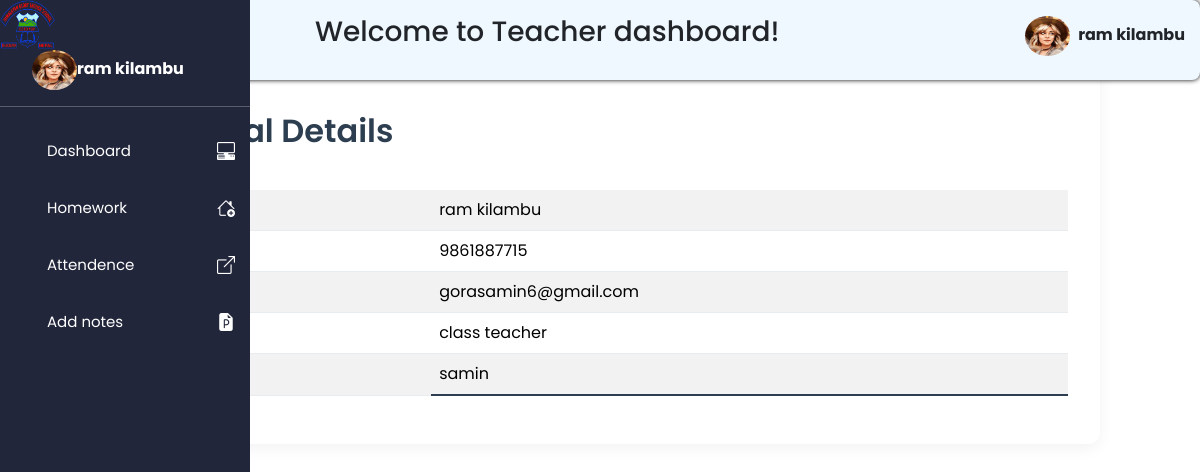
Page /user/teachers/profile.php (signed in) on the committed database.
### tables this page shows
CREATE TABLE `teachers` (
  `T_id` int(11) NOT NULL AUTO_INCREMENT,
  `Name` varchar(255) NOT NULL,
  `Contact` varchar(20) NOT NULL,
  `Email` varchar(255) NOT NULL,
  `subject` varchar(255) NOT NULL,
  `Role` varchar(50) NOT NULL,
  `username` varchar(255) NOT NULL,
  `password` varchar(255) NOT NULL,
  `image` varchar(255) DEFAULT NULL,
  PRIMARY KEY (`T_id`)
);

### user/teachers/profile.php (the view, shortened to what this page needs)
<?php
include_once('../../connection.php');
?>
<!DOCTYPE html>
<html lang="en">
<head>
    <link rel="stylesheet" href="/studentmgt/admin/css/add-students.css">
</head>
<body>
    <?php include'includes/sidebar.php';?>
      <div class="table-data">
    <h2>Personal Details</h2>
    <?php
    $sql="SELECT * from teachers where T_id=$id";
    $result=mysqli_query($conn,$sql);
    $row=mysqli_fetch_assoc($result);
    $name=$row['Name'];
    $contact=$row['Contact'];
    $email=$row['Email'];
    $role=$row['Role'];
    $username=$row['username'];
    ?>
          <table  class="table table-striped">
        <tr>
            <th>Name</th> <?php echo'<td>'.$name.'</td>' ?>
        </tr>
        <tr>
            <th>Contact</th><?php echo'<td>'.$contact.'</td> '?>
        </tr>
        <tr>
            <th>Email</th><?php echo '<td>'.$email.'</td>'?>
        </tr>
        <tr>
            <th>Role</th><?php echo '<td>'.$role.'</td>'?>
        </tr>
        <tr>
            <th>Username</th><?php echo '<td>'.$username.'</td>'?>
        </tr>
    </table>
    </div>
</body>
</html>

### user/teachers/includes/sidebar.php (shortened to what this page needs)
<?php
include '../../connection.php';
$id=$_SESSION['teacher_id'];
?>
<!DOCTYPE html>
<html lang="en">
<head>
  <link rel="stylesheet" href="/studentmgt/user/teachers/css/style.css">
   <link rel="stylesheet" href="/studentmgt/css/bootstrap.min.css">
    <link rel="stylesheet" href="/studentmgt/css/bootstrap-icons.min.css">
</head>
<body>
<header>
   <?php
  $sql="SELECT * from teachers where T_id=$id";
  $result=mysqli_query($conn,$sql);
  while($row=mysqli_fetch_assoc($result)){
   $name=$row['Name'];
  if(!empty($row['image'])){
  $img = '../../admin/'.$row['image'];
  }
  }
  ?>
  <div class="head">
    <h3>Welcome to Teacher dashboard!</h3>
    <div >
    <img id="profile" class="profile-img" src="<?php echo "$img" ?>"><strong><?php echo $name ?> </strong>
    </div>
  </div>
</header>
<aside id="sidebar">
  <div class="head">
   <img src="../../images/logo.png" alt="" class="logo">
  </div>
  <div class="profile">
    <img class="profile-img" src="<?php echo "$img"?>"><strong><?php echo $name ?> </strong>
 </div>
 <hr>
  <div class="sidebar-link">
  <ul>
  <li><a href="dashboard.php">Dashboard</a><i class="bi bi-pc-display-horizontal"></i></li>
       <li id="homework">
        <a href="">Homework</a><i class="bi bi-house-add"></i></i></li>
        <li><a href="attendence.php">Attendence</a><i class="bi bi-box-arrow-up-right"></i></li>
        <li><a href="notes.php">Add notes</a><i class="bi bi-file-earmark-ppt-fill"></i></li>
  </ul>
  </div>
</aside>
</body>
</html>

### admin/css/add-students.css (style rules this page uses)
:root { --primary: #2c3e50; --secondary: #34495e; --accent: #3498db; --success: #2ecc71; --danger: #e74c3c; --light: #f8f9fa; --dark: #343a40; --border-color: #e9ecef; --shadow: 0 5px 15px rgba(0, 0, 0, 0.05); }
* { padding: 0; margin: 0; box-sizing: border-box; font-family: 'Poppins', sans-serif; }
body { background-color: #f4f6f9; color: var(--dark); }
.add-students h2, .add-teacher h2, .add-class h2, .add-notice h2, .add-result h2, .add-homework h2, .table-data h2 { color: var(--primary); margin-bottom: 2rem; font-weight: 600; position: relative; padding-bottom: 0.5rem; }
.add-students h2::after, .add-teacher h2::after, .add-class h2::after, .add-notice h2::after, .table-data h2::after { content: ''; position: absolute; bottom: 0; left: 50%; transform: translateX(-50%); width: 60px; height: 3px; background: var(--accent); border-radius: 2px; }
.table-data h2 { margin-top: 80px; text-align: left; }
.table-data h2::after { left: 0; transform: none; }
.table-data { background: white; padding: 2em; border-radius: 12px; box-shadow: var(--shadow); margin:0 auto; max-width:1000px; width: 100%; }
.table { margin:2em auto ; overflow-x: auto; overflow-y: auto; }
table { width: 100%; border-collapse: collapse; margin-top: 1rem; }
table th, table td { padding: 1rem; border-bottom: 1px solid var(--border-color); }
table tbody tr { transition: all 0.2s ease; }
table tbody tr:last-of-type td { border-bottom: 2px solid var(--primary); }

### user/teachers/css/style.css (style rules this page uses)
* { padding: 0px; margin: 0px; box-sizing: 0px; }
header { background-color: aliceblue; height: 5em; width: 100%; border-radius: 8px; box-shadow: 0 0 5px black; position: fixed; top: 0; left: 0; z-index: 1000; }
header .head { padding: 15px; display: flex; justify-content: space-between; align-items: center; text-align: center; }
header h3 { margin-left: 300px; }
header .profile-img { border-radius: 50%; width: 45px; height: 40px; margin-right: 0.5em; position: relative; }
aside .profile-img { border-radius: 50%; width: 45px; height: 40px; margin-left: 2em; }
aside { background-color: rgb(34, 38, 59); top: 0px; left: 0px; width: 250px; height: 100%; position: fixed; color: white; display: block; transition: left 0.3s ease; z-index: 1002; }
aside .head { display: flex; justify-content: space-between; }
aside .logo { width: 55px; height: 50px; }
.sidebar-link .bi { font-size: 18px; }
li { display: flex; justify-content: space-between; align-items: center; }
aside ul { list-style: none; text-decoration: none; margin-top: auto; }
aside ul li { padding: 15px; }
aside ul a { text-decoration: none; color: white; font-size: 15px; }

### rows in the picture
teachers: image (picture), Name "ram kilambu", Contact "9861887715", Email "gorasamin6@gmail.com", Role "class teacher", username "samin"
